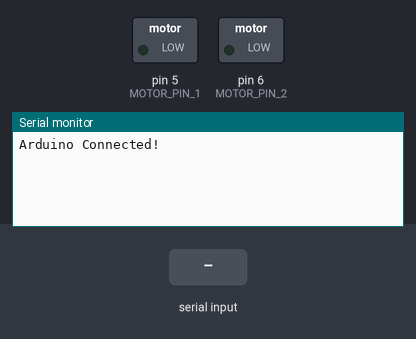
A sketch run on a simulated Arduino Uno, built with avr-gcc and run on an emulated ATmega328P. On the bench: switched loads named in the sketch (green lamp = pin HIGH), the last lines printed to the serial monitor. Inputs (shaded band) come from the test bench.

Above: at 1.2 s.
1.3 s: "stop\n" received over Serial
At 1.7 s:
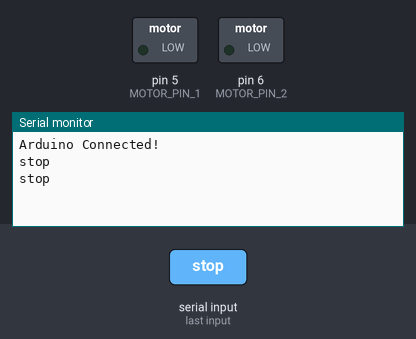
2.8 s: byte 10 ('\n') received over Serial
At 4.0 s:
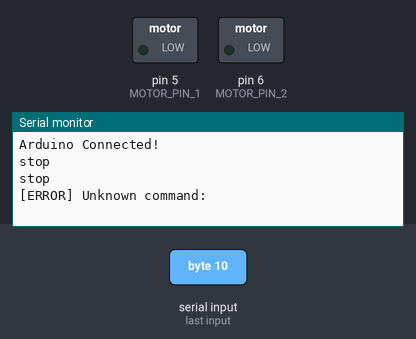
4.3 s: "start\n" received over Serial
At 5.2 s:
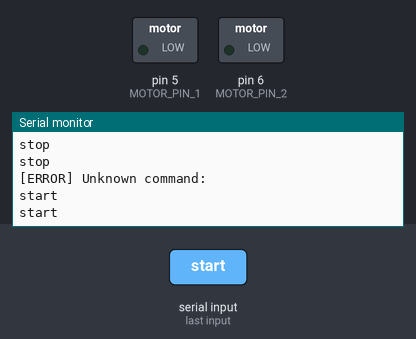
5.8 s: "right\n" received over Serial
At 6.4 s:
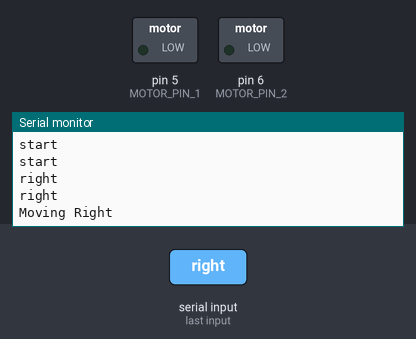

Measured:
- after the input at 1.3 s, the serial monitor: prints a new line at once (image 1)
- after the input at 2.8 s, the serial monitor: prints a new line at once (image 2)
- after the input at 4.3 s, the serial monitor: prints a new line at once (image 3)
- after the input at 5.8 s, the serial monitor: prints a new line at once (image 4)

The sketch:

t2w_arduino_controller.ino
```cpp
#include "Arduino.h"
#include "ArduinoJson.h"

#define MOTOR_PIN_1 5
#define MOTOR_PIN_2 6
#define LEFT 2000
#define MIDDLE 1500
#define RIGHT 1000

void setup();
void loop();
void serial_delay();
void serial_read();
void serial_write();
void check_message();
void clear_message();
void motor_position(char pos, int drive_time);
void motor_drive(int drive_time, int time_high, int time_low);
void motor_test();
void clean_message();

bool WRITE_FLAG = false;
const int MAX_SERIAL_READ = 64;
char message[MAX_SERIAL_READ] = {'\0'};
int message_index = 0;

// Arduino
void setup()
{
    pinMode(MOTOR_PIN_1, OUTPUT);
    pinMode(MOTOR_PIN_2, OUTPUT);
    Serial.begin(115200);
}

bool serial_connected = false;
void loop()
{
    if (!serial_connected)
    {
        while (!Serial)
        {
            delay(100);
        }
        serial_connected = true;
        if (serial_connected)
        {
            Serial.println("Arduino Connected!");
        }
    }

    serial_read();
    if (WRITE_FLAG)
    {
        serial_write();
        check_message();
        clear_message();
    }
    if (!Serial)
    {
        serial_connected = false;
    }
}

// Serial functions
void serial_delay()
{
    while (!Serial.available());
}

void serial_read()
{
    char ser_in;
    if (Serial.available())
    {
        while (true)
        {
            ser_in = Serial.read();
            if (ser_in == '\n' || ser_in == '\0' || ser_in == '\r')
                break;
            message[message_index] = ser_in;
            message_index++;
            serial_delay();
        }
        WRITE_FLAG = true;
    }
}

void serial_write()
{
    char ser_out;
    for (int i = 0; i < message_index; i++)
    {
        ser_out = message[i];
        Serial.print(ser_out);
        if (ser_out == '\n' || ser_out == '\0' || ser_out == '\r')
            break;
    }
    Serial.print('\n');
    WRITE_FLAG = false;
}

// Message Functions
void clean_message()
{
    char c;
    for (int i = 0; i < message_index; i++)
    {
        c = message[i];
        if (c == '\n' || c == '\0' || c == '\r')
        {
            message[i] = '\0';
        }
    }
}

void check_message()
{
    int drive_time = 100;
    clean_message();
    Serial.println(message);
    if (strcmp(message, "stop") == 0)
    {
        // TODO: add stop function
    }
    else if (strcmp(message, "start") == 0)
    {
        // TODO: add stop function
    }
    else if (strcmp(message, "right") == 0)
    {
        Serial.print("Moving Right");
        motor_position('r', drive_time);
    }
    else if (strcmp(message, "middle") == 0)
    {
        Serial.print("Moving Middle");
        motor_position('m', drive_time);
    }
    else if (strcmp(message, "left") == 0)
    {
        Serial.print("Moving Left");
        motor_position('l', drive_time);
    }
    else if (strcmp(message, "test") == 0)
    {
        Serial.print("Motor Test Script\n");
        motor_test();
    }
    else
    {
        char msg[64];
        sprintf(msg, "[ERROR] Unknown command: %s", message);
        Serial.println(msg);
    }
}

void clear_message()
{
    for (int i = 0; i < message_index; i++)
    {
        message[i] = '\0';
    }
    message_index = 0;
}

//
// Motor Functions
//
/*
Drives motor to specified position.
Valid positions: 'r', 'l', 'm'
*/
void motor_position(char pos, int drive_time)
{
    int time_total = 20000;
    int time_high = 0;
    if (pos == 'r')
    {
        time_high = RIGHT;
    }
    else if (pos == 'm')
    {
        time_high = MIDDLE;
    }
    else if (pos == 'l')
    {
        time_high = LEFT;
    }
    else
    {
        char msg[64];
        sprintf(msg, "[ERROR] Unknown command: %s", message);
        Serial.println(msg);
    }
    int time_low = time_total - time_high;
    // motor_drive(drive_time, time_high, time_low);
}

/*
Drives the motor
*/
void motor_drive(String motor_name, int drive_time, int time_high, int time_low)
{
    // Determine which motor to drive
    int motor_pin = motor_select(motor_name);
    // Start driving motor
    int time_start = millis();
    while (millis() - time_start < drive_time)
    {
        digitalWrite(motor_pin, HIGH);
        delayMicroseconds(time_high);
        digitalWrite(motor_pin, LOW);
        delayMicroseconds(time_low);
    }
}

/*
test script
*/
void motor_test()
{
    motor_position('l', 500);
    motor_position('r', 500);
    motor_position('m', 500);
}

/*
Parse motor_name to determine the motor pin to use
*/
int motor_select(String motor_name)
{
    int motor_pin = 0;
    if(motor_name == "m1"){
        motor_pin = MOTOR_PIN_1;
    }
    else if(motor_name == "m2"){
        motor_pin = MOTOR_PIN_2;
    }
    return motor_pin;
}
```
